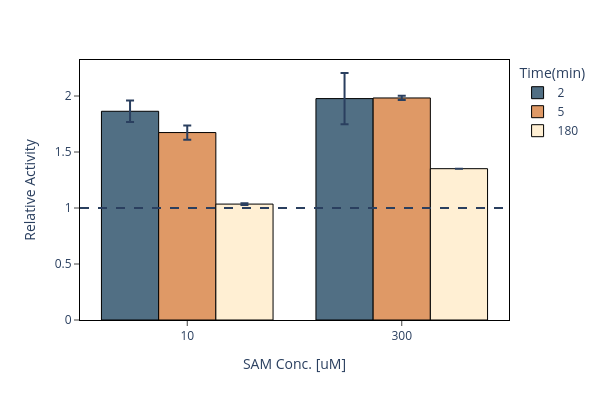

Write notebook code for a chart like this one.
### Code cell
subset = relact_var
# print(subset)
### Restructure dataset and calculate mean & stddev per protein
subset = pd.melt(subset, id_vars=["Protein", "Time(min)", "SAM_conc(uM)"], value_vars=["Relative_Activity"])
# print(subset)
plotdata = subset.groupby(by=["Protein", "Time(min)", "SAM_conc(uM)"])["value"].agg(["mean", "std"]).reset_index()
# plotdata = plotdata.merge(subset[["Protein", "Time(min)"]], on="Protein", how="left").drop_duplicates().reset_index(drop=True)
plotdata.drop(plotdata.loc[plotdata["Protein"] != "N4V"].index, inplace=True)
# plotdata["Sample"] = plotdata["Protein"] + "_" + plotdata["SAM_conc(uM)"].astype(str) + "uM"
print(plotdata)
# plotdata.drop(plotdata.loc[plotdata["Protein"] == "N4V"].index, inplace=True)


plotdata['Time(min)'] = plotdata['Time(min)'].astype(str)

fig = px.bar(plotdata, x="SAM_conc(uM)", y="mean", color="Time(min)", barmode="group", error_y="std", color_discrete_sequence=["#516F84","#DF9966","#FFEFD3"], width=600, height=400,
             labels={
                 "SAM_conc(uM)": "SAM Conc. [uM]", 
                 "mean": "Relative Activity"
             })
fig.update_traces(marker_line_color="black", marker_line_width = 1.0)
fig.add_hline(y=1, line_dash="dash")
fig.update_layout(plot_bgcolor='white')
fig.update_xaxes(
    mirror=True,
    ticks='outside',
    showline=True,
    linecolor='black',
    gridcolor='white'
)
fig.update_yaxes(
    mirror=True,
    ticks='outside',
    showline=True,
    linecolor='black',
    gridcolor='white'
)

fig.show()

### Figure 1 — Plotly figure (JSON) as saved in the notebook; plotly's stock layout.template omitted (floating-point values rounded to 4 significant figures)
{"data": [{"alignmentgroup": "True", "error_y": {"array": [0.09596, 0.2286]}, "hovertemplate": "Time(min)=2<br>SAM Conc. [uM]=%{x}<br>Relative Activity=%{y}<extra></extra>", "legendgroup": "2", "marker": {"color": "#516F84", "line": {"color": "black", "width": 1}, "pattern": {"shape": ""}}, "name": "2", "offsetgroup": "2", "orientation": "v", "showlegend": true, "textposition": "auto", "type": "bar", "x": [10, 300], "xaxis": "x", "y": [1.864, 1.977], "yaxis": "y"}, {"alignmentgroup": "True", "error_y": {"array": [0.0636, 0.01881]}, "hovertemplate": "Time(min)=5<br>SAM Conc. [uM]=%{x}<br>Relative Activity=%{y}<extra></extra>", "legendgroup": "5", "marker": {"color": "#DF9966", "line": {"color": "black", "width": 1}, "pattern": {"shape": ""}}, "name": "5", "offsetgroup": "5", "orientation": "v", "showlegend": true, "textposition": "auto", "type": "bar", "x": [10, 300], "xaxis": "x", "y": [1.674, 1.982], "yaxis": "y"}, {"alignmentgroup": "True", "error_y": {"array": [0.007764, 0.0004047]}, "hovertemplate": "Time(min)=180<br>SAM Conc. [uM]=%{x}<br>Relative Activity=%{y}<extra></extra>", "legendgroup": "180", "marker": {"color": "#FFEFD3", "line": {"color": "black", "width": 1}, "pattern": {"shape": ""}}, "name": "180", "offsetgroup": "180", "orientation": "v", "showlegend": true, "textposition": "auto", "type": "bar", "x": [10, 300], "xaxis": "x", "y": [1.035, 1.351], "yaxis": "y"}], "layout": {"barmode": "group", "height": 400, "legend": {"title": {"text": "Time(min)"}, "tracegroupgap": 0}, "margin": {"t": 60}, "plot_bgcolor": "white", "shapes": [{"line": {"dash": "dash"}, "type": "line", "x0": 0, "x1": 1, "xref": "x domain", "y0": 1, "y1": 1, "yref": "y"}], "width": 600, "xaxis": {"anchor": "y", "domain": [0, 1], "gridcolor": "white", "linecolor": "black", "mirror": true, "showline": true, "ticks": "outside", "title": {"text": "SAM Conc. [uM]"}}, "yaxis": {"anchor": "x", "domain": [0, 1], "gridcolor": "white", "linecolor": "black", "mirror": true, "showline": true, "ticks": "outside", "title": {"text": "Relative Activity"}}}}
